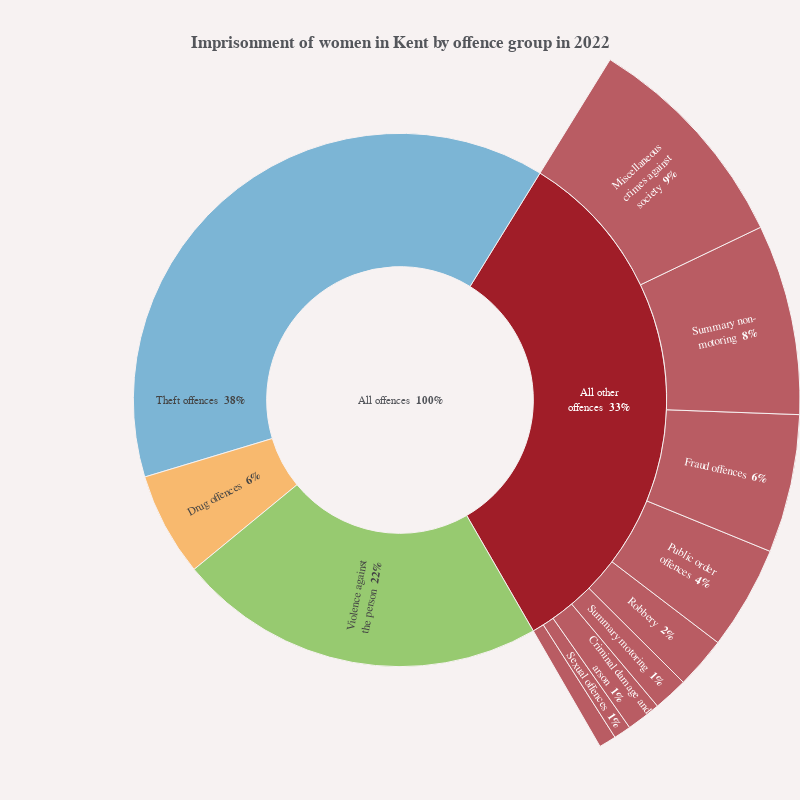

Write notebook code for a chart like this one.
### Code cell
pfa_df = df2[df2["pfa"] == "Kent"]

#Creating an 'All other offences' parent value to contain offences listed in highlighted_offence_groups
pfa_df = pd.concat([pfa_df, 
                pd.DataFrame.from_records([{'pfa': pfa_df['pfa'].iloc[0], 
                                            'offence':"All other<br>offences", 
                                            'proportion': pfa_df.loc[~filt, 'proportion'].sum(), 
                                            'parent':"All offences",
                                            'plot_order': 0}])
                                            ],
                                            ignore_index=True
                ).sort_values(by=['plot_order', 'proportion'], ascending=True)
    

## Chart title
title = textwrap.wrap(f'<b>Imprisonment of women in {pfa_df["pfa"].iloc[0]} by offence group in 2022</b>', width=100)

fig = go.Figure()

fig.add_trace(go.Sunburst(
    labels=pfa_df['offence'],
    parents=pfa_df['parent'],
    values=pfa_df['proportion'],
    sort=False,
    branchvalues='total',
    texttemplate="%{label} <b>%{percentRoot: .0%}</b>",
    hovertemplate="<b>%{label}</b><br>%{percentParent: .0%} of %{parent}<extra></extra>",
    hoverinfo='label+percent parent',
    insidetextorientation='radial',
    rotation=300,
)
            )

fig.update_layout(
margin = dict(t=0, l=0, r=0, b=0),
# margin = dict(t=75, l=20, r=20, b=50),
title="<br>".join(title),
title_y=0.94,
title_yanchor="bottom",
uniformtext_minsize=8,
uniformtext_mode='hide',
width=800,
height=800,
)

## Chart annotations
annotations = []
# Adding source label
source = prt_theme.sourceAnnotation("Ministry of Justice, Criminal justice statistics", annotations)

# Adding annotations to layout
fig.update_layout(annotations=annotations)

fig.show()

# export_path = Path.joinpath(Path.cwd(), f"{config['data']['outPath']}", "custody_offences_2022")
# export_path.mkdir(parents=True, exist_ok=True) #generate if does not exist

# Setting filename variable and full path

# filename = str(pfa_df["pfa"].iloc[0]) 
# export_eps_path = Path.joinpath(export_path, f'{filename}' + '.eps')

# fig.write_image(export_eps_path)

### Figure 1 — Plotly figure (JSON) as saved in the notebook; plotly's stock layout.template omitted (floating-point values rounded to 4 significant figures)
{"data": [{"branchvalues": "total", "hoverinfo": "label+percent parent", "hovertemplate": "<b>%{label}</b><br>%{percentParent: .0%} of %{parent}<extra></extra>", "insidetextorientation": "radial", "labels": ["Possession of<br>weapons", "Sexual offences", "Criminal damage and<br>arson", "Summary motoring", "Robbery", "Public order<br>offences", "Fraud offences", "Summary non-<br>motoring", "Miscellaneous<br>crimes against<br>society", "All other<br>offences", "Theft offences", "Drug offences", "Violence against<br>the person"], "parents": ["All other<br>offences", "All other<br>offences", "All other<br>offences", "All other<br>offences", "All other<br>offences", "All other<br>offences", "All other<br>offences", "All other<br>offences", "All other<br>offences", "All offences", "All offences", "All offences", "All offences"], "rotation": -60, "sort": false, "texttemplate": "%{label} <b>%{percentRoot: .0%}</b>", "type": "sunburst", "values": [0.007, 0.007, 0.014, 0.014, 0.021, 0.042, 0.056, 0.077, 0.091, 0.329, 0.385, 0.063, 0.224]}], "layout": {"annotations": [{"align": "left", "font": {"size": 12}, "showarrow": false, "text": "Source: Ministry of Justice, Criminal justice statistics", "x": -0.08, "xref": "paper", "y": -0.19, "yref": "paper"}], "height": 800, "margin": {"b": 0, "l": 0, "r": 0, "t": 0}, "title": {"text": "<b>Imprisonment of women in Kent by offence group in 2022</b>", "y": 0.94, "yanchor": "bottom"}, "uniformtext": {"minsize": 8, "mode": "hide"}, "width": 800}}
